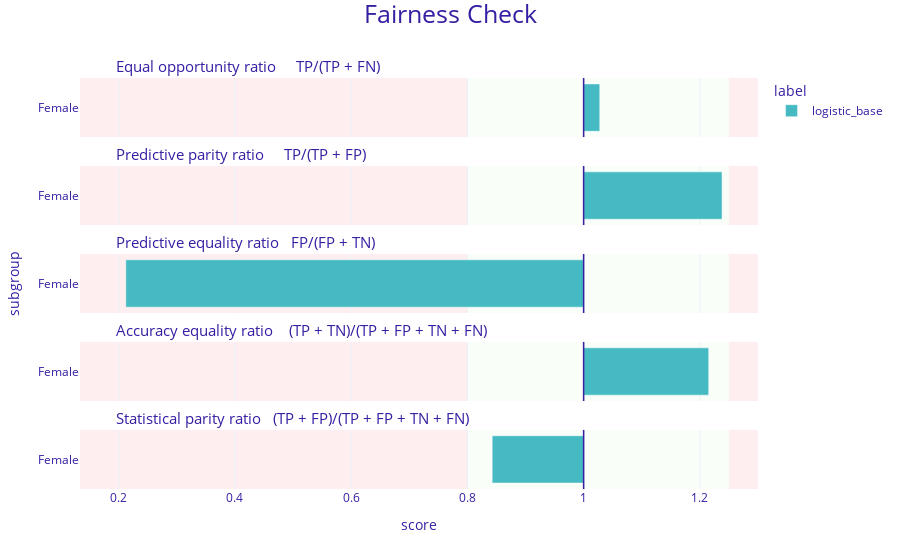

Notebook code for this chart:
### Code cell
# Fairness evaluation
exp_logistic_base = dx.Explainer(logistic_model, X_test_preprocessed,
                                     y_test, verbose=True)

fairness_logistic_base = exp_logistic_base.model_fairness(protected=protected_test,
                                                                  privileged=privileged,
                                                                  label="logistic_base")
fairness_logistic_base.fairness_check()
plt.figure(figsize=(15, 15))
fairness_logistic_base.plot()
plt.show()

### Figure 1 — Plotly figure (JSON) as saved in the notebook; plotly's stock layout.template omitted (floating-point values rounded to 4 significant figures)
{"data": [{"alignmentgroup": "True", "customdata": [["Female", 1.028, "logistic_base"]], "hovertemplate": "<b>%{customdata[2]}</b><br>Subgroup: %{customdata[0]}<br>Score: %{customdata[1]}<br><extra></extra>", "legendgroup": "logistic_base", "marker": {"color": "#46bac2", "pattern": {"shape": ""}}, "name": "logistic_base", "offsetgroup": "logistic_base", "orientation": "h", "showlegend": true, "textposition": "auto", "type": "bar", "x": [0.02775], "xaxis": "x5", "y": [0.5], "yaxis": "y5"}, {"alignmentgroup": "True", "customdata": [["Female", 1.238, "logistic_base"]], "hovertemplate": "<b>%{customdata[2]}</b><br>Subgroup: %{customdata[0]}<br>Score: %{customdata[1]}<br><extra></extra>", "legendgroup": "logistic_base", "marker": {"color": "#46bac2", "pattern": {"shape": ""}}, "name": "logistic_base", "offsetgroup": "logistic_base", "orientation": "h", "showlegend": false, "textposition": "auto", "type": "bar", "x": [0.2382], "xaxis": "x4", "y": [0.5], "yaxis": "y4"}, {"alignmentgroup": "True", "customdata": [["Female", 0.212, "logistic_base"]], "hovertemplate": "<b>%{customdata[2]}</b><br>Subgroup: %{customdata[0]}<br>Score: %{customdata[1]}<br><extra></extra>", "legendgroup": "logistic_base", "marker": {"color": "#46bac2", "pattern": {"shape": ""}}, "name": "logistic_base", "offsetgroup": "logistic_base", "orientation": "h", "showlegend": false, "textposition": "auto", "type": "bar", "x": [-0.7878], "xaxis": "x3", "y": [0.5], "yaxis": "y3"}, {"alignmentgroup": "True", "customdata": [["Female", 1.215, "logistic_base"]], "hovertemplate": "<b>%{customdata[2]}</b><br>Subgroup: %{customdata[0]}<br>Score: %{customdata[1]}<br><extra></extra>", "legendgroup": "logistic_base", "marker": {"color": "#46bac2", "pattern": {"shape": ""}}, "name": "logistic_base", "offsetgroup": "logistic_base", "orientation": "h", "showlegend": false, "textposition": "auto", "type": "bar", "x": [0.2152], "xaxis": "x2", "y": [0.5], "yaxis": "y2"}, {"alignmentgroup": "True", "customdata": [["Female", 0.843, "logistic_base"]], "hovertemplate": "<b>%{customdata[2]}</b><br>Subgroup: %{customdata[0]}<br>Score: %{customdata[1]}<br><extra></extra>", "legendgroup": "logistic_base", "marker": {"color": "#46bac2", "pattern": {"shape": ""}}, "name": "logistic_base", "offsetgroup": "logistic_base", "orientation": "h", "showlegend": false, "textposition": "auto", "type": "bar", "x": [-0.1574], "xaxis": "x", "y": [0.5], "yaxis": "y"}], "layout": {"annotations": [{"font": {"size": 15}, "showarrow": false, "text": "Statistical parity ratio   (TP + FP)/(TP + FP + TN + FN)", "x": 0.05, "xanchor": "left", "xref": "paper", "y": 0.144, "yanchor": "bottom", "yref": "paper"}, {"font": {"size": 15}, "showarrow": false, "text": "Accuracy equality ratio    (TP + TN)/(TP + FP + TN + FN)", "x": 0.05, "xanchor": "left", "xref": "paper", "y": 0.358, "yanchor": "bottom", "yref": "paper"}, {"font": {"size": 15}, "showarrow": false, "text": "Predictive equality ratio   FP/(FP + TN)", "x": 0.05, "xanchor": "left", "xref": "paper", "y": 0.572, "yanchor": "bottom", "yref": "paper"}, {"font": {"size": 15}, "showarrow": false, "text": "Predictive parity ratio     TP/(TP + FP)", "x": 0.05, "xanchor": "left", "xref": "paper", "y": 0.786, "yanchor": "bottom", "yref": "paper"}, {"font": {"size": 15}, "showarrow": false, "text": "Equal opportunity ratio     TP/(TP + FN)", "x": 0.05, "xanchor": "left", "xref": "paper", "y": 1, "yanchor": "bottom", "yref": "paper"}], "barmode": "group", "font": {"color": "#371ea3"}, "legend": {"title": {"text": "label"}, "tracegroupgap": 0}, "margin": {"b": 71, "r": 30, "t": 78}, "shapes": [{"fillcolor": "#f05a71", "layer": "below", "line": {"width": 0}, "opacity": 0.1, "type": "rect", "x0": 0.25, "x1": 0.3, "xref": "x", "y0": 0, "y1": 1, "yref": "y"}, {"fillcolor": "#f05a71", "layer": "below", "line": {"width": 0}, "opacity": 0.1, "type": "rect", "x0": -0.8665, "x1": -0.2, "xref": "x", "y0": 0, "y1": 1, "yref": "y"}, {"fillcolor": "#c7f5bf", "layer": "below", "line": {"width": 0}, "opacity": 0.1, "type": "rect", "x0": -0.2, "x1": 0.25, "xref": "x", "y0": 0, "y1": 1, "yref": "y"}, {"line": {"color": "#371ea3", "width": 1.5}, "type": "line", "x0": 0, "x1": 0, "xref": "x", "y0": 0, "y1": 1, "yref": "y"}, {"fillcolor": "#f05a71", "layer": "below", "line": {"width": 0}, "opacity": 0.1, "type": "rect", "x0": 0.25, "x1": 0.3, "xref": "x", "y0": 0, "y1": 1, "yref": "y2"}, {"fillcolor": "#f05a71", "layer": "below", "line": {"width": 0}, "opacity": 0.1, "type": "rect", "x0": -0.8665, "x1": -0.2, "xref": "x", "y0": 0, "y1": 1, "yref": "y2"}, {"fillcolor": "#c7f5bf", "layer": "below", "line": {"width": 0}, "opacity": 0.1, "type": "rect", "x0": -0.2, "x1": 0.25, "xref": "x", "y0": 0, "y1": 1, "yref": "y2"}, {"line": {"color": "#371ea3", "width": 1.5}, "type": "line", "x0": 0, "x1": 0, "xref": "x", "y0": 0, "y1": 1, "yref": "y2"}, {"fillcolor": "#f05a71", "layer": "below", "line": {"width": 0}, "opacity": 0.1, "type": "rect", "x0": 0.25, "x1": 0.3, "xref": "x", "y0": 0, "y1": 1, "yref": "y3"}, {"fillcolor": "#f05a71", "layer": "below", "line": {"width": 0}, "opacity": 0.1, "type": "rect", "x0": -0.8665, "x1": -0.2, "xref": "x", "y0": 0, "y1": 1, "yref": "y3"}, {"fillcolor": "#c7f5bf", "layer": "below", "line": {"width": 0}, "opacity": 0.1, "type": "rect", "x0": -0.2, "x1": 0.25, "xref": "x", "y0": 0, "y1": 1, "yref": "y3"}, {"line": {"color": "#371ea3", "width": 1.5}, "type": "line", "x0": 0, "x1": 0, "xref": "x", "y0": 0, "y1": 1, "yref": "y3"}, {"fillcolor": "#f05a71", "layer": "below", "line": {"width": 0}, "opacity": 0.1, "type": "rect", "x0": 0.25, "x1": 0.3, "xref": "x", "y0": 0, "y1": 1, "yref": "y4"}, {"fillcolor": "#f05a71", "layer": "below", "line": {"width": 0}, "opacity": 0.1, "type": "rect", "x0": -0.8665, "x1": -0.2, "xref": "x", "y0": 0, "y1": 1, "yref": "y4"}, {"fillcolor": "#c7f5bf", "layer": "below", "line": {"width": 0}, "opacity": 0.1, "type": "rect", "x0": -0.2, "x1": 0.25, "xref": "x", "y0": 0, "y1": 1, "yref": "y4"}, {"line": {"color": "#371ea3", "width": 1.5}, "type": "line", "x0": 0, "x1": 0, "xref": "x", "y0": 0, "y1": 1, "yref": "y4"}, {"fillcolor": "#f05a71", "layer": "below", "line": {"width": 0}, "opacity": 0.1, "type": "rect", "x0": 0.25, "x1": 0.3, "xref": "x", "y0": 0, "y1": 1, "yref": "y5"}, {"fillcolor": "#f05a71", "layer": "below", "line": {"width": 0}, "opacity": 0.1, "type": "rect", "x0": -0.8665, "x1": -0.2, "xref": "x", "y0": 0, "y1": 1, "yref": "y5"}, {"fillcolor": "#c7f5bf", "layer": "below", "line": {"width": 0}, "opacity": 0.1, "type": "rect", "x0": -0.2, "x1": 0.25, "xref": "x", "y0": 0, "y1": 1, "yref": "y5"}, {"line": {"color": "#371ea3", "width": 1.5}, "type": "line", "x0": 0, "x1": 0, "xref": "x", "y0": 0, "y1": 1, "yref": "y5"}], "title": {"font": {"size": 25}, "text": "Fairness Check", "x": 0.5, "y": 0.99}, "xaxis": {"anchor": "y", "domain": [0, 1], "range": [-0.8665, 0.3], "ticktext": [0, 0.2, 0.4, 0.6, 0.8, 1, 1.2, 1], "tickvals": [-1, -0.8, -0.6, -0.4, -0.2, 0, 0.2, 0], "title": {"text": "score"}}, "xaxis2": {"anchor": "y2", "domain": [0, 1], "matches": "x", "range": [-0.8665, 0.3], "showticklabels": false, "ticktext": [0, 0.2, 0.4, 0.6, 0.8, 1, 1.2, 1], "tickvals": [-1, -0.8, -0.6, -0.4, -0.2, 0, 0.2, 0]}, "xaxis3": {"anchor": "y3", "domain": [0, 1], "matches": "x", "range": [-0.8665, 0.3], "showticklabels": false, "ticktext": [0, 0.2, 0.4, 0.6, 0.8, 1, 1.2, 1], "tickvals": [-1, -0.8, -0.6, -0.4, -0.2, 0, 0.2, 0]}, "xaxis4": {"anchor": "y4", "domain": [0, 1], "matches": "x", "range": [-0.8665, 0.3], "showticklabels": false, "ticktext": [0, 0.2, 0.4, 0.6, 0.8, 1, 1.2, 1], "tickvals": [-1, -0.8, -0.6, -0.4, -0.2, 0, 0.2, 0]}, "xaxis5": {"anchor": "y5", "domain": [0, 1], "matches": "x", "range": [-0.8665, 0.3], "showticklabels": false, "ticktext": [0, 0.2, 0.4, 0.6, 0.8, 1, 1.2, 1], "tickvals": [-1, -0.8, -0.6, -0.4, -0.2, 0, 0.2, 0]}, "yaxis": {"anchor": "x", "domain": [0, 0.144], "range": [0, 1], "showgrid": false, "ticktext": ["Female"], "tickvals": [0.5], "title": {"text": ""}, "zeroline": false}, "yaxis2": {"anchor": "x2", "domain": [0.214, 0.358], "matches": "y", "range": [0, 1], "showgrid": false, "ticktext": ["Female"], "tickvals": [0.5], "title": {"text": ""}, "zeroline": false}, "yaxis3": {"anchor": "x3", "domain": [0.428, 0.572], "matches": "y", "range": [0, 1], "showgrid": false, "ticktext": ["Female"], "tickvals": [0.5], "title": {"text": "subgroup"}, "zeroline": false}, "yaxis4": {"anchor": "x4", "domain": [0.642, 0.786], "matches": "y", "range": [0, 1], "showgrid": false, "ticktext": ["Female"], "tickvals": [0.5], "title": {"text": ""}, "zeroline": false}, "yaxis5": {"anchor": "x5", "domain": [0.856, 1], "matches": "y", "range": [0, 1], "showgrid": false, "ticktext": ["Female"], "tickvals": [0.5], "title": {"text": ""}, "zeroline": false}}}
